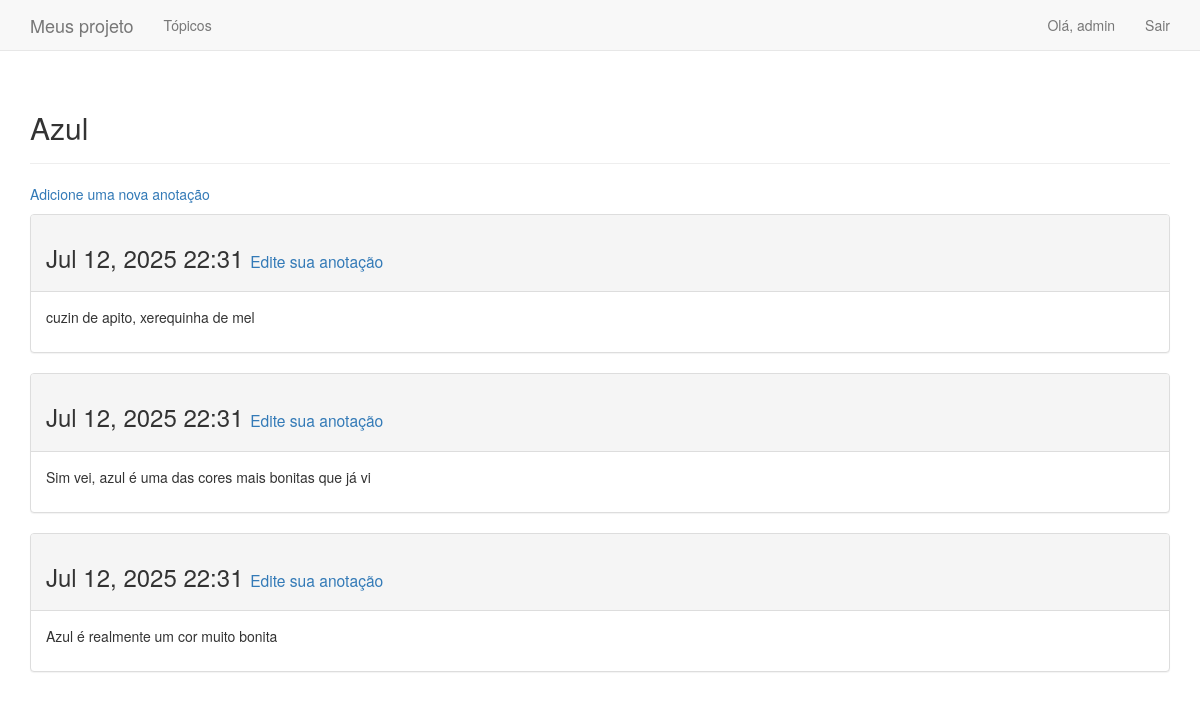
/topics/15/ (signed in), run on the app's committed database.
### Meus_projeto/models.py (models this page shows, shortened)
class Topic(models.Model):
    text = models.CharField(max_length=200)
    date_added = models.DateTimeField(auto_now_add=True)
    owner= models.ForeignKey(User, on_delete=models.CASCADE)
    def __str__(self):
        return self.text

class Entry(models.Model):
    topic = models.ForeignKey(Topic, on_delete=models.CASCADE)
    text= models.TextField()
    date_added = models.DateTimeField(auto_now_add=True)
    class Meta:
        verbose_name_plural= 'entries'

### Meus_projeto/views.py (the view)
# urls.py: path('topics/<topic_id>/', views.topic,name='topic'),
@login_required
def topic(request, topic_id):
    topic= Topic.objects.get(id = topic_id)
    if topic.owner != request.user:
        raise Http404
    entries = topic.entry_set.order_by('-date_added')
    context = {'topic' : topic, 'entries' : entries}
    return render(request, 'Meus_projeto/topic.html', context)

### Meus_projeto/templates/Meus_projeto/topic.html
{% extends "Meus_projeto/base.html" %}
{% block header%}
    <h2>{{ topic }}</h2>
{% endblock header%}
{% block content %}
    <p>
        <a href="{% url 'new_entry' topic.id %}">Adicione uma nova anotação</a>
    </p>
    {% for entry in entries %}
        <div class="panel panel-default">
            <div class="panel-heading">
                <h3>
                    {{ entry.date_added | date:'M d, Y H:i'}}
                    <small>
                        <a href="{% url 'edit_entry' entry.id %}">Edite sua anotação</a>
                    </small>
                </h3>
            </div>
            <div class="panel-body">
                {{ entry.text | linebreaks}}
            </div>
        </div>
    {% empty %}
        Não há entradas adicionadas
    {% endfor%}
{% endblock content %}

### Meus_projeto/templates/Meus_projeto/base.html (shortened to what this page needs)
{% load bootstrap3 %}
<!DOCTYPE html>
<html lang="pt-br">
<head>
    {% bootstrap_css %}
</head>
<body>
    <nav class="navbar navbar-default navbar-static-top">
        <div class="container">
            <div class="navbar-header">
                <a class= "navbar-brand" href="{% url 'index' %}">Meus projeto</a>
            </div>
            <div id="navbar" class="collapse navbar-collapse">
                <ul class="nav navbar-nav">
                    <li><a href="{% url 'topics' %}">Tópicos</a></li>
                </ul>
                <ul class="nav navbar-nav navbar-right">
                    {% if user.is_authenticated %}
                        <li><a>Olá, {{ user.username }}</a></li>
                        <li><a href="{% url 'logout' %}">Sair</a></li>
                    {% else %}
                        <li><a href="{% url 'register' %}">Cadastrar</a></li>
                        <li><a href="{% url 'login'%}">Entrar</a></li>
                    {% endif %}
                </ul>
            </div>
        </div>
    </nav>
    <div class="container">
        <div class="page-header">
            {% block header %}{% endblock header %}
        </div>
        <div>
            {% block content %}{% endblock content %}
        </div>
    </div>
</body>
</html>

### data on the page
Topic: text "Azul"
Entry: date_added "Jul 12, 2025 22:31", text "cuzin de apito, xerequinha de mel"
Entry: date_added "Jul 12, 2025 22:31", text "Sim vei, azul é uma das cores mais bonitas que já vi"
Entry: date_added "Jul 12, 2025 22:31", text "Azul é realmente um cor muito bonita"

### other printed values
{{ user.username }} "admin"
